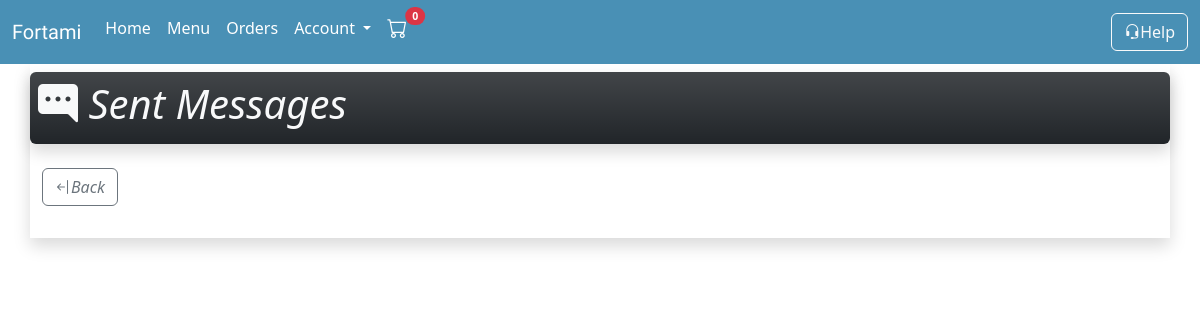
The page /chat-sent.php (signed in) on the database as committed earlier.
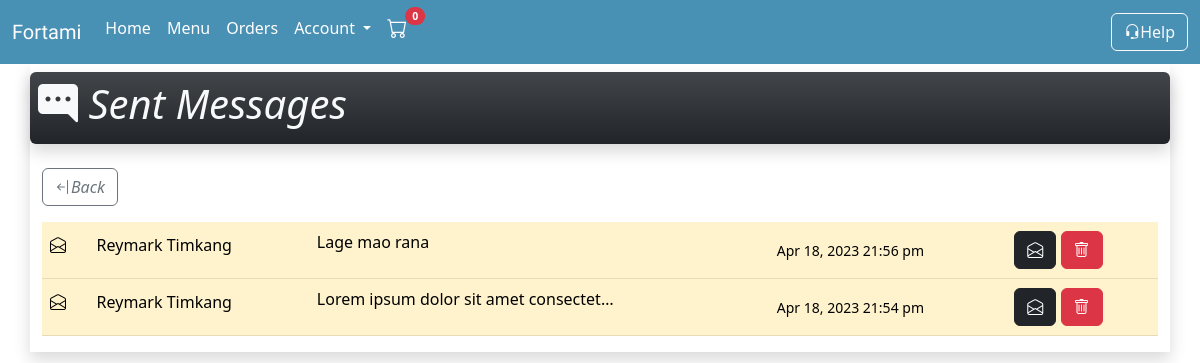
The same page on the database as committed later.
### tables this page shows
CREATE TABLE `message` (
  `msg_id` int(20) NOT NULL,
  `user_id` int(20) NOT NULL,
  `receiver_id` int(20) NOT NULL,
  `content` varchar(200) NOT NULL,
  `status` varchar(20) NOT NULL,
  `msg_datetime` timestamp NOT NULL DEFAULT current_timestamp() ON UPDATE current_timestamp()
);

CREATE TABLE `user` (
  `user_id` int(20) NOT NULL,
  `user_type` varchar(6) NOT NULL,
  `profile_pic` varchar(50) NOT NULL,
  `user_fName` varchar(50) NOT NULL,
  `user_lName` varchar(50) NOT NULL,
  `user_email` varchar(50) NOT NULL,
  `user_userName` varchar(50) NOT NULL,
  `user_password` varchar(255) NOT NULL,
  `tagline` varchar(100) DEFAULT NULL
);

### backend.php (called while the page is built, shortened)
<?php
    class Database{
      public $host = 'localhost';
      public $user = 'root';
      public $pass = '';
      public $db = 'fortami';
      public $conn;
      function __construct(){
        $this->conn = new mysqli($this->host,$this->user,$this->pass,$this->db);
      }
      function getConnection(){
        return $this->conn;
      }
    }
    class Chat{
        public $con;
        function __construct(){
          $db = new Database;
          $this->con = $db->getConnection();
        }
        function viewSent(){
          $sender = $_SESSION['id'];
          $query = "SELECT * FROM message JOIN user ON message.user_id = user.user_id WHERE message.user_id = $sender ORDER BY msg_datetime DESC";
          $result = $this->con->query($query);
            if ($result) {
              return $result;
            }
        }
    }
?>

### chat-sent.php (the view, shortened to what this page needs)
<?php
    include 'backend.php';
    if ($_SESSION['role'] == "Buyer") {
        include 'buyerheader.php';
    }
    elseif ($_SESSION['role'] == "Seller") {
        include 'sellerheader.php';
    }
    elseif ($_SESSION['role'] == "Admin") {
        include 'admin-header.php';
    }
    $chat = new Chat;
    $message = $chat->viewSent();
?>
<!DOCTYPE html>
<html lang="en">
<head>
</head>
<body>
    <div class="container">
        <div class="row row-gap-3 shadow">
            <div class="col-12 p-2 bg-dark bg-gradient text-light my-2 rounded shadow">
                <h1><i class="bi bi-chat-right-dots-fill"> Sent Messages</i> </h1>
            </div>
            <div class="col-12">
                <a href="chat.php" class="btn btn-outline-secondary"><i class="bi bi-arrow-bar-left">Back</i></a>
            </div>
            <div class="col-12 table-responsive">
                <table class="table table-warning align-middle">
                <?php
                    if (!is_null($message)) {
                        foreach ($message as $msg) {
                ?>
                    <tr>
                        <td><h6><?=($msg['status'] == 'Unread')?'<i class="bi bi-envelope-fill"></i>':'<i class="bi bi-envelope-open"></i>'?></h6></td>
                        <td><h6><?=$msg['user_fName'].' '.$msg['user_lName']?></h6></td>
                        <td><p><?=$msg['content']?></p></td>
                        <td><small><?=$time = date("M d, Y H:i a", strtotime($msg['msg_datetime']))?></small></td>
                        <td>
                            <form action="chat-open.php" method="post">
                                <button type="submit" class="btn btn-dark" value="open" name="read"><i class="bi bi-envelope-open"></i></button>
                                <button type="submit" class="btn btn-danger" value="delete" name="delete"><i class="bi bi-trash"></i></button>
                            </form>
                        </td>
                    </tr>
                <?php
                        }
                    }
                ?>
                </div>
        </div>
    </div>
</body>
</html>

Rows that differ between the two databases and show on the page:
added message: status "Read" (drawn), user.user_fName "Reymark", user.user_lName "Timkang", content "Lage mao rana", msg_datetime "Apr 18, 2023 21:56 pm"
added message: status "Read" (drawn), user.user_fName "Reymark", user.user_lName "Timkang", content "Lorem ipsum dolor sit amet consectet…", msg_datetime "Apr 18, 2023 21:54 pm"
